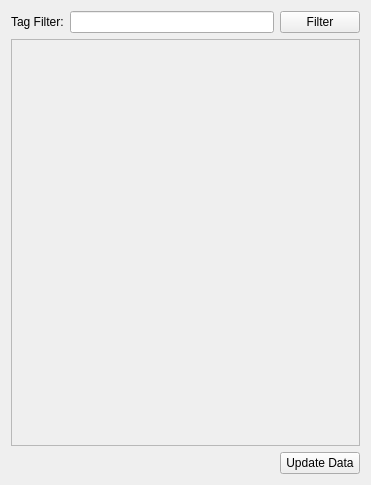
<?xml version="1.0" encoding="UTF-8"?>
<ui version="4.0">
 <class>Form</class>
 <widget class="QWidget" name="Form">
  <property name="geometry">
   <rect>
    <x>0</x>
    <y>0</y>
    <width>371</width>
    <height>485</height>
   </rect>
  </property>
  <property name="windowTitle">
   <string>Form</string>
  </property>
  <layout class="QVBoxLayout" name="verticalLayout">
   <item>
    <layout class="QHBoxLayout" name="horizontalLayout">
     <item>
      <widget class="QLabel" name="label">
       <property name="text">
        <string>Tag Filter:</string>
       </property>
      </widget>
     </item>
     <item>
      <widget class="QLineEdit" name="filterLine"/>
     </item>
     <item>
      <widget class="QPushButton" name="filterButton">
       <property name="text">
        <string>Filter</string>
       </property>
      </widget>
     </item>
    </layout>
   </item>
   <item>
    <widget class="QScrollArea" name="scrollArea">
     <property name="widgetResizable">
      <bool>true</bool>
     </property>
     <widget class="QWidget" name="scrollAreaWidgetContents">
      <property name="geometry">
       <rect>
        <x>0</x>
        <y>0</y>
        <width>345</width>
        <height>373</height>
       </rect>
      </property>
     </widget>
    </widget>
   </item>
   <item>
    <layout class="QHBoxLayout" name="horizontalLayout_2">
     <item>
      <spacer name="horizontalSpacer">
       <property name="orientation">
        <enum>Qt::Horizontal</enum>
       </property>
       <property name="sizeHint" stdset="0">
        <size>
         <width>40</width>
         <height>20</height>
        </size>
       </property>
      </spacer>
     </item>
     <item>
      <widget class="QPushButton" name="updateButton">
       <property name="text">
        <string>Update Data</string>
       </property>
      </widget>
     </item>
    </layout>
   </item>
  </layout>
 </widget>
 <resources/>
 <connections/>
</ui>
